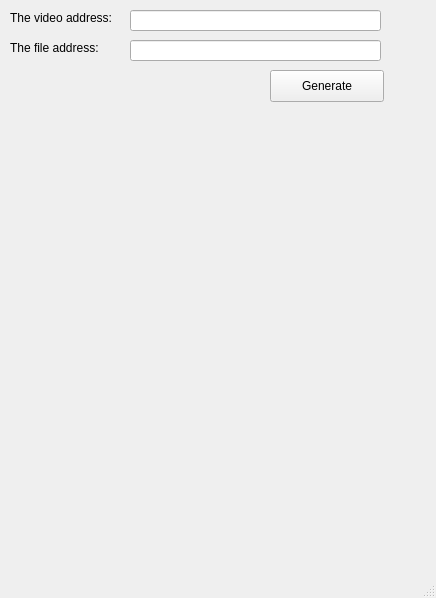
<?xml version="1.0" encoding="UTF-8"?>
<ui version="4.0">
 <class>MainWindow</class>
 <widget class="QMainWindow" name="MainWindow">
  <property name="geometry">
   <rect>
    <x>0</x>
    <y>0</y>
    <width>436</width>
    <height>598</height>
   </rect>
  </property>
  <property name="windowTitle">
   <string>MainWindow</string>
  </property>
  <widget class="QWidget" name="centralwidget">
   <widget class="QTableWidget" name="cal_table">
    <property name="geometry">
     <rect>
      <x>10</x>
      <y>630</y>
      <width>481</width>
      <height>121</height>
     </rect>
    </property>
    <row>
     <property name="text">
      <string>1</string>
     </property>
    </row>
    <column>
     <property name="text">
      <string>date</string>
     </property>
    </column>
    <column>
     <property name="text">
      <string>time</string>
     </property>
    </column>
    <column>
     <property name="text">
      <string>what</string>
     </property>
    </column>
    <item row="0" column="0">
     <property name="text">
      <string>00-00</string>
     </property>
    </item>
    <item row="0" column="1">
     <property name="text">
      <string>00:00</string>
     </property>
    </item>
    <item row="0" column="2">
     <property name="text">
      <string>none</string>
     </property>
    </item>
   </widget>
   <widget class="QLabel" name="checkin_what_label">
    <property name="geometry">
     <rect>
      <x>370</x>
      <y>590</y>
      <width>121</width>
      <height>31</height>
     </rect>
    </property>
    <property name="text">
     <string>Nothing to checkin</string>
    </property>
   </widget>
   <widget class="QPushButton" name="add_contact_button">
    <property name="geometry">
     <rect>
      <x>960</x>
      <y>750</y>
      <width>101</width>
      <height>22</height>
     </rect>
    </property>
    <property name="text">
     <string>Add Contact</string>
    </property>
   </widget>
   <widget class="QLabel" name="search_name_label">
    <property name="geometry">
     <rect>
      <x>10</x>
      <y>10</y>
      <width>121</width>
      <height>16</height>
     </rect>
    </property>
    <property name="text">
     <string>The video address:</string>
    </property>
   </widget>
   <widget class="QLabel" name="ra_information_label">
    <property name="geometry">
     <rect>
      <x>10</x>
      <y>750</y>
      <width>851</width>
      <height>31</height>
     </rect>
    </property>
    <property name="text">
     <string>Nothing to show</string>
    </property>
   </widget>
   <widget class="QLabel" name="search_name_label_2">
    <property name="geometry">
     <rect>
      <x>10</x>
      <y>40</y>
      <width>121</width>
      <height>16</height>
     </rect>
    </property>
    <property name="text">
     <string>The file address:</string>
    </property>
   </widget>
   <widget class="QLineEdit" name="Video">
    <property name="geometry">
     <rect>
      <x>130</x>
      <y>10</y>
      <width>251</width>
      <height>21</height>
     </rect>
    </property>
   </widget>
   <widget class="QLineEdit" name="File">
    <property name="geometry">
     <rect>
      <x>130</x>
      <y>40</y>
      <width>251</width>
      <height>21</height>
     </rect>
    </property>
   </widget>
   <widget class="QPushButton" name="Generate">
    <property name="geometry">
     <rect>
      <x>270</x>
      <y>70</y>
      <width>114</width>
      <height>32</height>
     </rect>
    </property>
    <property name="text">
     <string>Generate</string>
    </property>
   </widget>
   <widget class="QWidget" name="verticalLayoutWidget">
    <property name="geometry">
     <rect>
      <x>199</x>
      <y>349</y>
      <width>21</width>
      <height>21</height>
     </rect>
    </property>
    <layout class="QVBoxLayout" name="LayVideo"/>
   </widget>
  </widget>
  <widget class="QStatusBar" name="statusbar"/>
  <widget class="QMenuBar" name="menubar">
   <property name="geometry">
    <rect>
     <x>0</x>
     <y>0</y>
     <width>436</width>
     <height>22</height>
    </rect>
   </property>
  </widget>
  <action name="actionStudy">
   <property name="text">
    <string>study</string>
   </property>
  </action>
  <action name="actionTask">
   <property name="text">
    <string>task</string>
   </property>
  </action>
  <action name="actionVisit_type">
   <property name="text">
    <string>visit type</string>
   </property>
  </action>
 </widget>
 <resources/>
 <connections/>
</ui>
